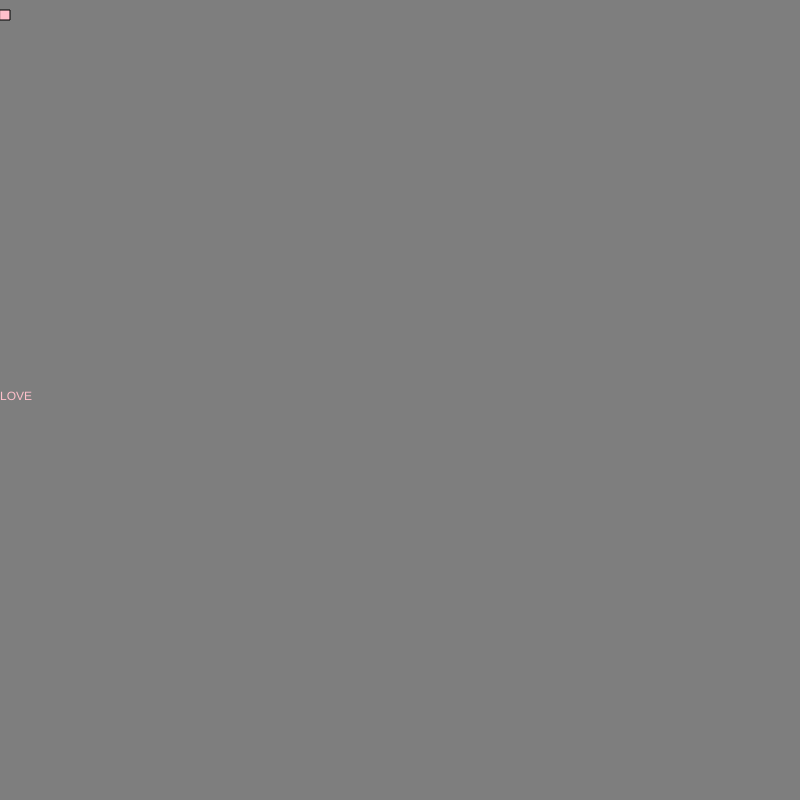
Frame 1 (no input)
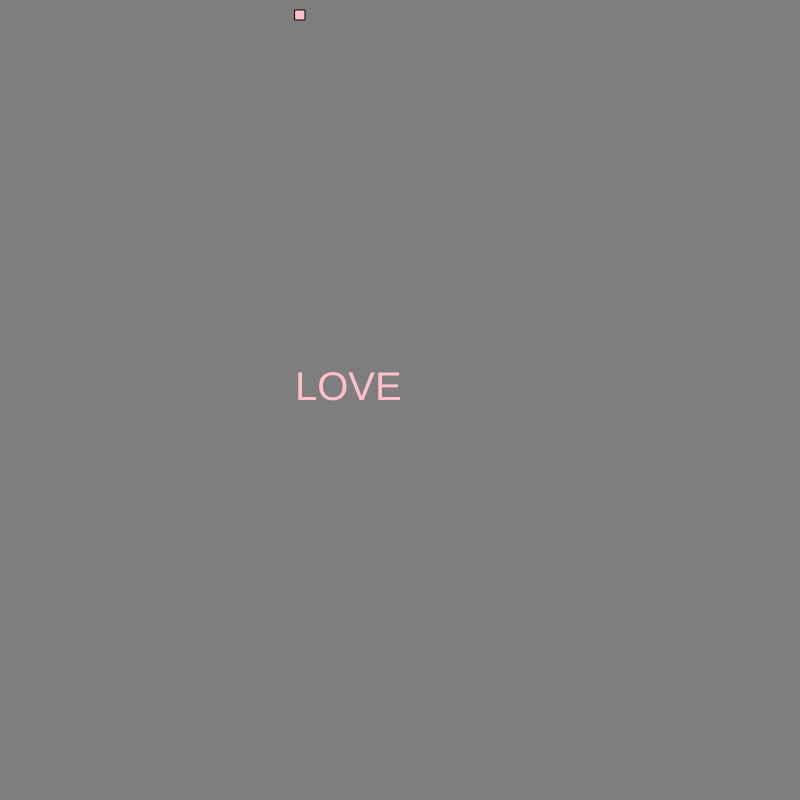
Frame 60 (no input)
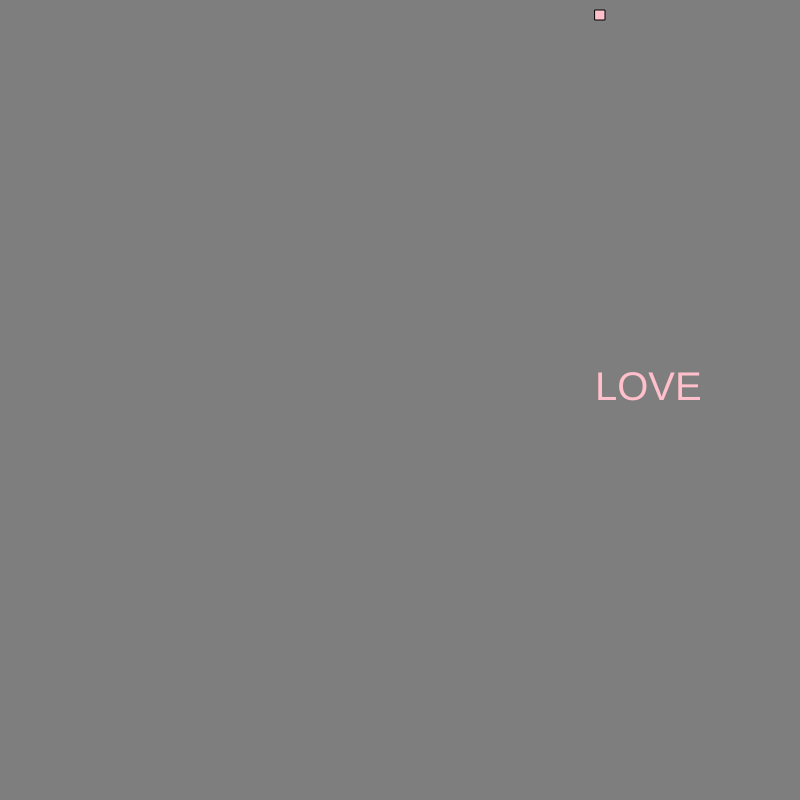
Frame 120 (the mouse pressed at the canvas centre since frame 60)

The p5.js sketch that drew these frames (run headless with seeded random() and noise() and a simulated clock; from frame 60 on, the mouse is pressed at the canvas centre):

// p5.js sketch
// ── sketch.js
var x=0;
function setup() {
  // put setup code here
  createCanvas(800,800);
}

function draw() {
  // put drawing code here
  background(126);
  fill('pink');
  rect(x,10,10,10);


  text("LOVE",x,height/2);
  textSize(40);
  x+=5;
  if(x>800){
    x=0;
  }
}
